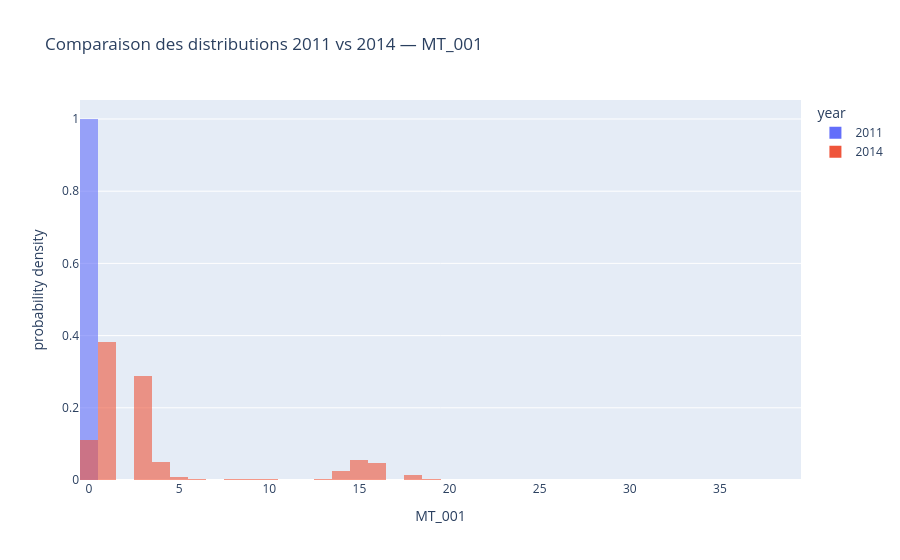

Here is the notebook cell this chart was saved with:
### Markdown cell above
## 16. Première observation de drift : 2011 vs 2014

Avant d'utiliser un outil spécialisé comme Evidently, on peut déjà comparer visuellement les distributions.

### Code cell
compare = df_long[[CLIENT]].copy()
compare["year"] = compare.index.year

compare_years = compare[compare["year"].isin([2011, 2014])].reset_index()

fig = px.histogram(
    compare_years,
    x=CLIENT,
    color="year",
    barmode="overlay",
    histnorm="probability density",
    nbins=60,
    opacity=0.6,
    title=f"Comparaison des distributions 2011 vs 2014 — {CLIENT}",
)
fig.write_html(f"distribution-comparison.html")

### Figure 1 — Plotly figure (JSON) as saved in the notebook; plotly's stock layout.template omitted (floating-point values rounded to 4 significant figures; data arrays with more than 128 entries replaced by an {"elided": "..."} marker saying what was removed)
{"data": [{"bingroup": "x", "histnorm": "probability density", "hovertemplate": "year=2011<br>MT_001=%{x}<br>probability density=%{y}<extra></extra>", "legendgroup": "2011", "marker": {"color": "#636efa", "opacity": 0.6, "pattern": {"shape": ""}}, "name": "2011", "nbinsx": 60, "orientation": "v", "showlegend": true, "type": "histogram", "x": {"elided": "35039 float values"}, "xaxis": "x", "yaxis": "y"}, {"bingroup": "x", "histnorm": "probability density", "hovertemplate": "year=2014<br>MT_001=%{x}<br>probability density=%{y}<extra></extra>", "legendgroup": "2014", "marker": {"color": "#EF553B", "opacity": 0.6, "pattern": {"shape": ""}}, "name": "2014", "nbinsx": 60, "orientation": "v", "showlegend": true, "type": "histogram", "x": {"elided": "35040 float values"}, "xaxis": "x", "yaxis": "y"}], "layout": {"barmode": "overlay", "legend": {"title": {"text": "year"}, "tracegroupgap": 0}, "title": {"text": "Comparaison des distributions 2011 vs 2014 — MT_001"}, "xaxis": {"anchor": "y", "domain": [0, 1], "title": {"text": "MT_001"}}, "yaxis": {"anchor": "x", "domain": [0, 1], "title": {"text": "probability density"}}}}
